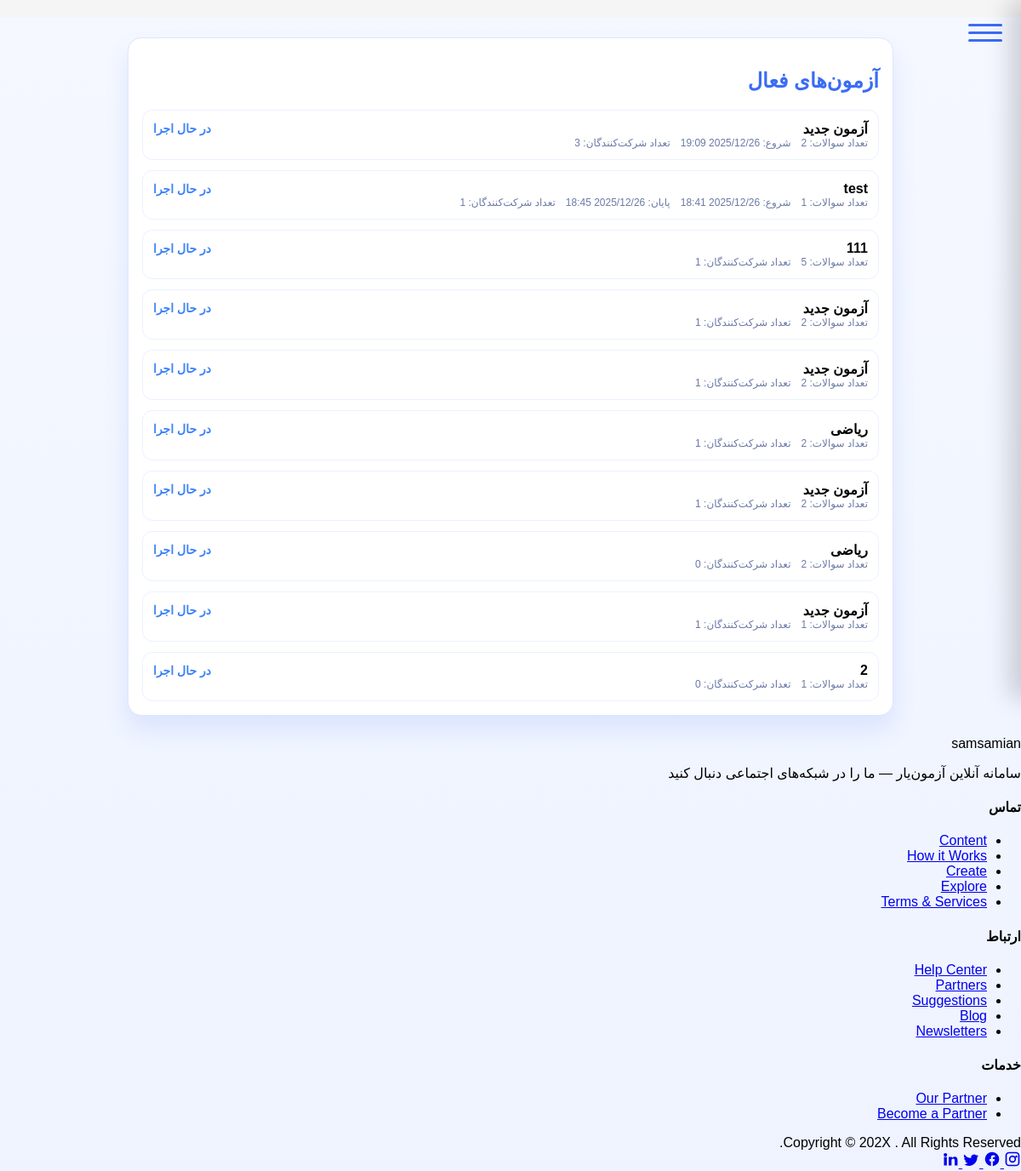
Before: /accounts/exams/ (signed in) with the older database file.
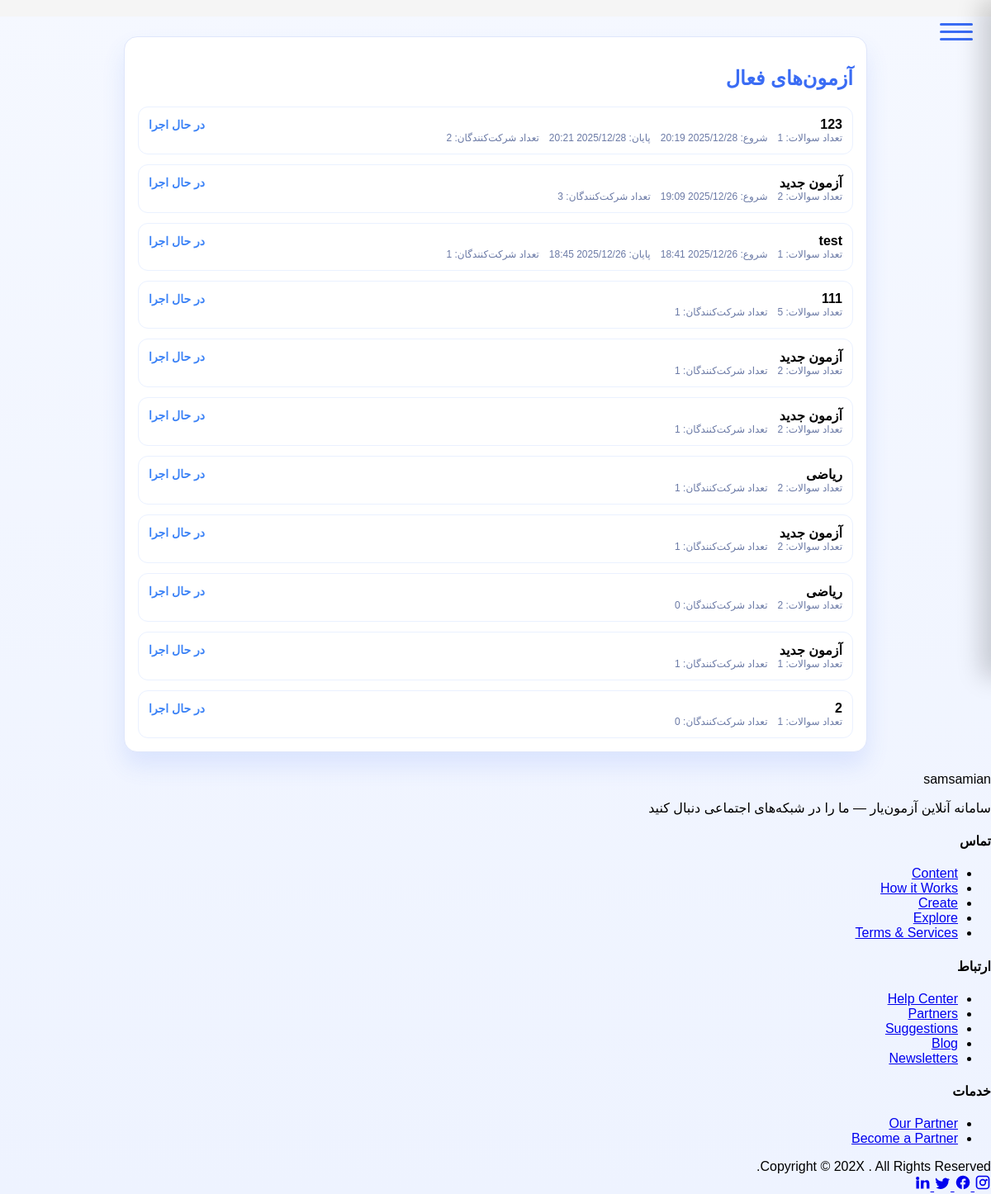
After: the same page with the newer database file.
### accounts/models.py (models this page shows, shortened)
class Exam(models.Model):
    name = models.CharField(max_length=200)
    classroom = models.ForeignKey('Classroom', on_delete=models.CASCADE, related_name='exams')
    num_questions = models.PositiveIntegerField(default=0)
    created_by = models.ForeignKey(settings.AUTH_USER_MODEL, on_delete=models.CASCADE, related_name='created_exams')
    students = models.ManyToManyField(settings.AUTH_USER_MODEL, related_name='exams', blank=True)
    created_at = models.DateTimeField(auto_now_add=True)
    source_exam = models.ForeignKey('self', null=True, blank=True, on_delete=models.SET_NULL, related_name='derived_exams')
    shuffle_per_student = models.BooleanField(default=True)
    duration = models.PositiveIntegerField(default=60, help_text="Duration in minutes")
    start_time = models.DateTimeField(null=True, blank=True)
    end_time = models.DateTimeField(null=True, blank=True)
    class Meta:
        verbose_name = "آزمون"
        verbose_name_plural = "آزمون‌ها"

### accounts/views.py (the view)
# urls.py: path('exams/', ExamsListView.as_view(), name='exams_list'),
@method_decorator(login_required, name="dispatch")
class ExamsListView(TemplateView):
    template_name = "accounts/exams_list.html"
    def dispatch(self, request, *args, **kwargs):
        u = request.user
        is_instructor = (getattr(getattr(u, 'role', None), 'code', '') == 'instructor')
        if not is_instructor:
            return redirect('profile')
        return super().dispatch(request, *args, **kwargs)
    def get_context_data(self, **kwargs):
        ctx = super().get_context_data(**kwargs)
        u = self.request.user
        ctx['exams'] = Exam.objects.filter(created_by=u).order_by('-created_at')
        return ctx

### templates/accounts/exams_list.html (shortened to what this page needs)
{% extends "base.html" %}
{% block body_class %}exams-list{% endblock %}
{% block content %}
<div class="wrap">
  <div class="card">
    <h2 class="title">آزمون‌های فعال</h2>
    <div class="grid">
      {% for e in exams %}
      <div class="item">
        <div style="display:flex;justify-content:space-between;align-items:center;gap:12px;">
          <div><strong>{{ e.name }}</strong></div>
          {% if is_student_view %}
            {% if e.id in completed_exam_ids %}
                <div style="display:flex;gap:8px;align-items:center;">
                    <span class="status-finished">تمام شد</span>
                    <a href="{% url 'exam_result' e.id %}" class="btn-report" style="text-decoration:none;font-size:13px;padding:6px 12px;border-radius:10px;font-weight:700;">کارنامه</a>
                </div>
            {% else %}
                {% if e.start_time and e.start_time > now %}
                    <div class="countdown-timer" data-start="{{ e.start_time|date:'U' }}" data-exam-id="{{ e.id }}">
                        <span class="timer-text">شروع تا: </span>
                        <span class="timer-value">...</span>
                    </div>
                    <a href="/accounts/exams/{{ e.id }}/start/" id="btn-start-{{ e.id }}" class="btn-start" title="شروع آزمون" style="display:none;">شروع</a>
                {% else %}
                    <a href="/accounts/exams/{{ e.id }}/start/" class="btn-start" title="شروع آزمون">شروع</a>
                {% endif %}
            {% endif %}
          {% else %}
            {% if e.end_time and e.end_time < now %}
                <a href="{% url 'instructor_exam_report' e.id %}" class="btn-start" style="background:#10b981 !important;">نتایج</a>
            {% elif e.start_time and e.start_time > now %}
                <span style="color:#f59e0b; font-weight:700; font-size:14px;">در انتظار شروع آزمون</span>
            {% else %}
                <span style="color:#3b82f6; font-weight:700; font-size:14px;">در حال اجرا</span>
            {% endif %}
          {% endif %}
        </div>
        <div class="meta">
          <span>تعداد سوالات: {{ e.num_questions }}</span>
          {% if e.start_time %}<span>شروع: {{ e.start_time|date:"Y/m/d H:i" }}</span>{% endif %}
          {% if e.end_time %}<span>پایان: {{ e.end_time|date:"Y/m/d H:i" }}</span>{% endif %}
          {% if not is_student_view %}<span>تعداد شرکت‌کنندگان: {{ e.students.count }}</span>{% endif %}
        </div>
      </div>
      {% empty %}
      <div class="item">هنوز آزمونی تعریف نشده است</div>
      {% endfor %}
    </div>
  </div>
</div>
{% endblock %}

### templates/base.html (shortened to what this page needs)
<!DOCTYPE html>
<html lang="fa">
<head>
  {% load static %}
  <link rel="stylesheet" href="{% static 'styles.css' %}" />
</head>
<body class="{% if user.is_authenticated and user.role and user.role.code == 'student' %}student-theme{% endif %} {% block body_class %}{% endblock %}">
  {% block header %}
  <header>
    <nav>
    </nav>
    {% if user.is_authenticated %}
      <div id="globalHamburger" class="hamburger" aria-label="menu">
        <span class="bar"></span>
        <span class="bar"></span>
        <span class="bar"></span>
      </div>
    {% endif %}
  </header>
  {% endblock %}
  <main>
    {% block content %}{% endblock %}
  </main>
  {% block footer %}
  <footer class="site-footer {% if user.is_authenticated and user.role and user.role.code == 'student' %}student-footer{% endif %}">
    <div class="footer-wrap">
      <div class="footer-top">
        <div class="brand-col">
          <div class="brand-title">samsamian</div>
          <p class="brand-desc">سامانه آنلاین آزمون‌یار — ما را در شبکه‌های اجتماعی دنبال کنید</p>
        </div>
        <div class="footer-col">
          <h4>تماس</h4>
          <ul>
            <li><a href="#">Content</a></li>
            <li><a href="#">How it Works</a></li>
            <li><a href="#">Create</a></li>
            <li><a href="#">Explore</a></li>
            <li><a href="#">Terms & Services</a></li>
          </ul>
        </div>
        <div class="footer-col">
          <h4>ارتباط</h4>
          <ul>
            <li><a href="#">Help Center</a></li>
            <li><a href="#">Partners</a></li>
            <li><a href="#">Suggestions</a></li>
            <li><a href="#">Blog</a></li>
            <li><a href="#">Newsletters</a></li>
          </ul>
        </div>
        <div class="footer-col">
          <h4>خدمات</h4>
          <ul>
            <li><a href="#">Our Partner</a></li>
            <li><a href="#">Become a Partner</a></li>
          </ul>
        </div>
      </div>
      <div class="footer-bottom">
        <div class="copyright">Copyright © 202X . All Rights Reserved.</div>
        <div class="social">
          <a href="#" aria-label="Instagram" class="ico" title="Instagram">
          </a>
          <a href="#" aria-label="Facebook" class="ico" title="Facebook">
            <svg viewBox="0 0 24 24" width="20" height="20" fill="currentColor" aria-hidden="true">
              <path d="M22 12a10 10 0 10-11.6 9.9v-7h-2.1V12h2.1V9.8c0-2 1.2-3.1 3-3.1.9 0 1.8.1 2.7.2v2.3h-1.5c-1.2 0-1.6.8-1.6 1.5V12h2.7l-.4 2.9h-2.3v7A10 10 0 0022 12z"/>
            </svg>
          </a>
          <a href="#" aria-label="Twitter" class="ico" title="Twitter">
          </a>
          <a href="#" aria-label="LinkedIn" class="ico" title="LinkedIn">
            <svg viewBox="0 0 24 24" width="20" height="20" fill="currentColor" aria-hidden="true">
              <path d="M4.98 3.5a2.5 2.5 0 110 5 2.5 2.5 0 010-5zM3 8.9h4v12H3v-12zm7.5 0h3.8v1.7h.1c.5-.9 1.7-1.8 3.4-1.8 3.6 0 4.3 2.3 4.3 5.3v6.8h-4v-6.1c0-1.5 0-3.5-2.1-3.5-2.1 0-2.4 1.6-2.4 3.4v6.2h-4v-12z"/>
            </svg>
          </a>
        </div>
      </div>
    </div>
  </footer>
  {% endblock %}
</body>
</html>

### static/styles.css (style rules this page uses)
body { font-family: tahoma, sans-serif; direction: rtl; margin: 0; padding: 0; }
header nav { display: flex; gap: 12px; background: #f5f5f5; padding: 10px; }
main { padding: 0; }

### templates/base.html (style rules this page uses)
.hamburger { position:fixed;top:22px;right:22px;width:40px;height:32px;display:flex;flex-direction:column;justify-content:center;gap:6px;cursor:pointer;z-index:1100 }
.hamburger .bar { height:3px;background:#3A6CF4;border-radius:3px }

Changed rows visible on the page:
added Exam: name "123", shows "در حال اجرا", num_questions "1", start_time "2025/12/28 20:19", end_time "2025/12/28 20:21", students.count "2"
